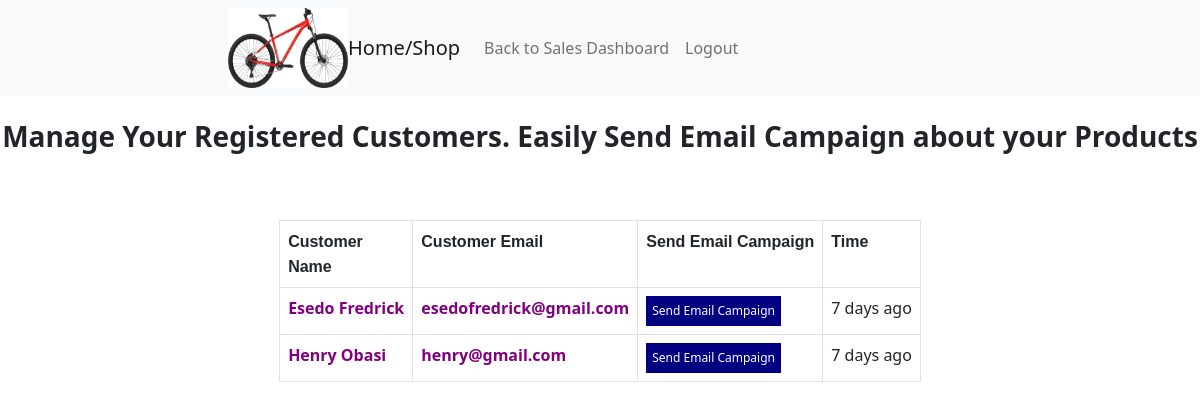
/dashboard_customers_signup.php (signed in), run on the app's committed database.
### tables this page shows
CREATE TABLE `users` (
  `id` int(11) NOT NULL AUTO_INCREMENT,
  `email` varchar(100) DEFAULT NULL,
  `phone_no` varchar(100) DEFAULT NULL,
  `fullname` varchar(100) DEFAULT NULL,
  `password` varchar(300) DEFAULT NULL,
  `created_time` varchar(100) DEFAULT NULL,
  `timing` varchar(100) DEFAULT NULL,
  PRIMARY KEY (`id`)
);

### dashboard_customers_signup.php (the view, shortened to what this page needs)
<!DOCTYPE html>
<html lang="en">
<head>
    <link href="bootstrap.min.css" rel="stylesheet">
    <link rel="stylesheet" href="css/style.css">
</head>
<body>
    <div>
        <nav class="navbar fixed-top navbar-expand-lg navbar-light bg-light">
            <div class="container">
<li class="navbar-brand home_click imagelogo_li_remove" ><img class="img-rounded imagelogo_data" src="img/bike-img.jpeg"></li>
                <a class="navbar-brand" href="index.php">Home/Shop</a>
                <div class="collapse navbar-collapse" id="navbarNav">
                    <ul class="navbar-nav">
                        <li class="nav-item">
                           <a class="nav-link" href="dashboard_sales.php" title="Back to Sales Dashboard">Back to Sales Dashboard</a>
                        </li>
     <li class="nav-item">
                            <a class="nav-link" href="admin_logout.php" title="Logout">Logout</a>
                        </li>
                    </ul>
                </div>
            </div>
        </nav>
<br><br><br><br><br>
<h3><center><b style='color:'>Manage Your Registered Customers. Easily Send Email Campaign about your Products</b></center></h3>
<br><br>
<div class='row'>
<div class='col-sm-12'>
        <div class="container">
            <?php
			include ("data6rst.php");
            $rowpage = 526;
            $limit = 0;
$result = $db->prepare("SELECT * FROM users order by id desc limit :row1, :rowpage");
$result->bindValue(':rowpage', (int) trim($rowpage), PDO::PARAM_INT);
$result->bindValue(':row1', (int) trim($limit), PDO::PARAM_INT);
$result->execute();
echo '<div class="tab1_responsive">
<table style="" border="0" cellspacing="2" cellpadding="2" class="tabj tab1_responsive table table-striped_no table-bordered ">
      <tr>
<th> <font face="Arial">Customer<br>Name</font> </th>
<th> <font face="Arial">Customer Email</font> </th>
<th> <font face="Arial">Send Email Campaign</font> </th>
<th> <font face="Arial">Time</font> </th>
</tr>';
while($row = $result->fetch()){
                $id= $row['id'];
                $email = $row['email'];
                $timing = $row['timing'];
                $fullname =$row['fullname'];
            ?>
                <div class='post'  id="post_<?php echo $id; ?>">
<?php
if($id){
?>
<tr>
<td><b style='color:purple'><?php echo $fullname; ?></b></td>
<td><b style='color:purple'><?php echo $email; ?></b></td>
                  <td>
<button title='Send Email Campaign' class="email_css email_btn btn_action" data-bs-toggle="modal" data-bs-target="#myModal_carto"
 data-id='<?php echo $id; ?>'
data-email='<?php echo $email; ?>'
data-fullname='<?php echo $fullname; ?>'
>
 Send Email Campaign</button>
   <div class="result-broadcast_<?php echo $id; ?>"></div></td>
<td><span data-livestamp='<?php echo $timing; ?>'></span></span> </td>
              </tr>
</div>
<?php } ?>
                </div>
            <?php
            }
            ?>
        </div>
</div></div>
</body>
</html>

### css/style.css (style rules this page uses)
@media (min-width: 1200px) { .container { max-width: 800px; } }

### dashboard_customers_signup.php (style rules this page uses)
.imagelogo_li_remove { list-style-type: none; margin: 0; padding: 0; }
.imagelogo_data { width:120px; height:80px; }
.tabj { display: flex; flex-direction: column; justify-content: center; padding: 10px; display: flex; align-items: center; float: left; }
.email_css { background: navy; color:white; padding:6px; cursor:pointer; border:none; font-size:12px; //border-radius:25%; //font-size:16px; }

### data on the page
users: fullname "Esedo Fredrick", email "esedofredrick@gmail.com"
users: fullname "Henry Obasi", email "henry@gmail.com"
